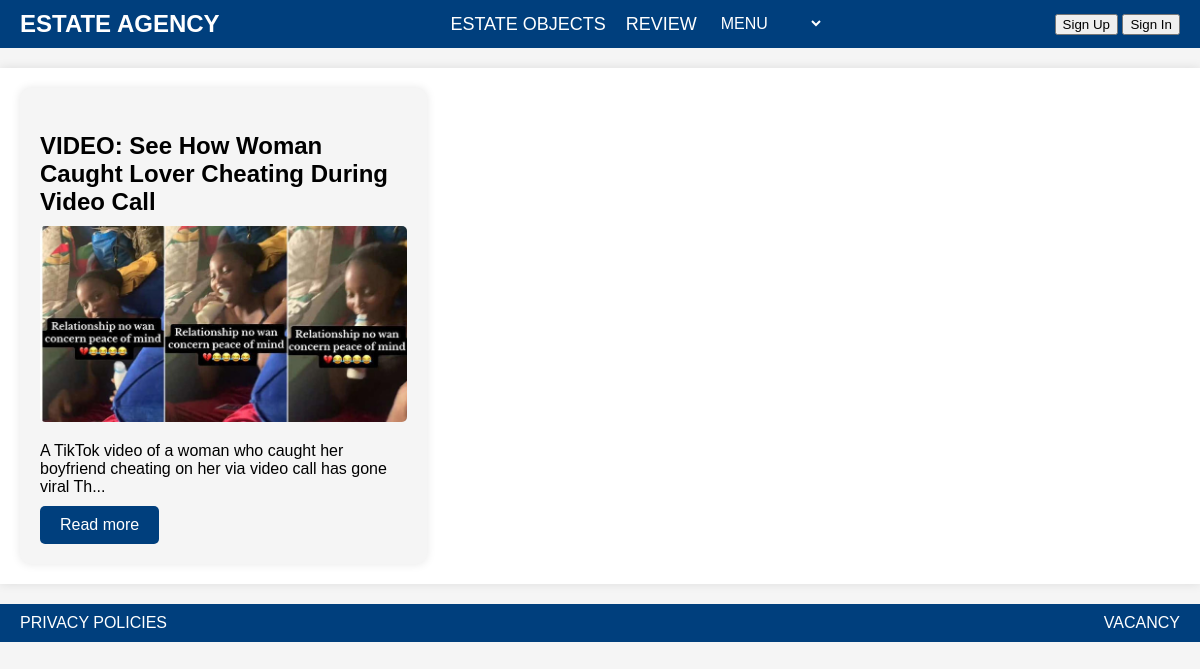
Page /news/ on the committed database.
### news/models.py (models this page shows, shortened)
class News(models.Model):
    title = models.CharField(max_length=200)
    content = models.TextField()
    publication_date = models.DateField(auto_now_add=True)
    image = models.ImageField(upload_to='static/news/')

### news/views.py (the view)
# urls.py: path('', views.news_list, name='home'),
def news_list(request):
    news_list = News.objects.order_by('-publication_date')
    context = {
        'news_list': news_list,
    }
    return render(request, 'news.html', context)

### news/templates/news.html (shortened to what this page needs)
{% extends 'EstateAgency/base_agency.html' %}
{% block head %}
<link rel="stylesheet" type="text/css" href="/static/css/news.css">
{% endblock %}
{% block content %}
<div class="news-container">
    {% for news in news_list %}
    <div class="news-article" itemscope itemtype="http://schema.org/Product">
        <h3 itemprop="headline" class="news-title">{{ news.title }}</h3>
        <img itemprop="image" src="{{ news.image.url }}" alt="{{ news.title }}" class="news-image">
        <p itemprop="description" class="news-summary">{{ news.content|slice:"100" }}{% if news.content|length > 100 %}...{% endif %}</p>
        <a itemprop="url" href="{% url 'news:current_news' news.id %}" class="read-more-btn">Read more</a>
    </div>
    {% endfor %}
</div>
{% endblock %}

### static/css/news.css (style rules this page uses)
.news-container { display: flex; flex-wrap: wrap; gap: 20px; }
.news-article { width: calc(33.33% - 20px); background-color: #f5f5f5; padding: 20px; box-shadow: 0 0 10px rgba(0, 0, 0, 0.1); border-radius: 10px; }
.news-title { font-size: 24px; margin-bottom: 10px; }
.news-image { width: 100%; max-height: 200px; object-fit: cover; border-radius: 5px; }
.news-summary { font-size: 16px; margin-bottom: 10px; overflow: hidden; text-overflow: ellipsis; display: -webkit-box; -webkit-line-clamp: 3; -webkit-box-orient: vertical; }
.read-more-btn { display: inline-block; background-color: #003f7d; color: white; padding: 10px 20px; text-decoration: none; border-radius: 5px; transition: background-color 0.3s ease; }

### static/css/base_main.css (style rules this page uses)
body { font-family: Arial, sans-serif; margin: 0; padding: 0; background-color: #f5f5f5; }

### rows in the picture
News: title "VIDEO: See How Woman Caught Lover Cheating During Video Call", image (picture), content "A TikTok video of a woman who caught her boyfriend cheating on her via video call has gone viral Th"
